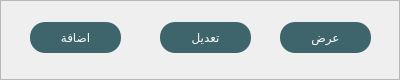
     <widget class="QFrame" name="frame_19">
      <property name="geometry">
       <rect>
        <x>440</x>
        <y>600</y>
        <width>400</width>
        <height>80</height>
       </rect>
      </property>
      <property name="styleSheet">
       <string notr="true">QPushButton{
background-color: rgb(62, 100, 108);
border:0px;
border-radius:15px;
	color: rgb(255, 255, 255);
	
	font: 14pt &quot;Ara Hamah Kilania&quot;;
}
QPushButton:pressed  {
background-color: rgb(150,150,150);
}</string>
      </property>
      <property name="frameShape">
       <enum>QFrame::StyledPanel</enum>
      </property>
      <property name="frameShadow">
       <enum>QFrame::Raised</enum>
      </property>
      <widget class="QPushButton" name="secEDIT">
       <property name="geometry">
        <rect>
         <x>160</x>
         <y>22</y>
         <width>91</width>
         <height>31</height>
        </rect>
       </property>
       <property name="text">
        <string>تعديل</string>
       </property>
      </widget>
      <widget class="QPushButton" name="secADD">
       <property name="geometry">
        <rect>
         <x>30</x>
         <y>22</y>
         <width>91</width>
         <height>31</height>
        </rect>
       </property>
       <property name="text">
        <string>اضافة</string>
       </property>
      </widget>
      <widget class="QPushButton" name="secVIEW">
       <property name="geometry">
        <rect>
         <x>280</x>
         <y>22</y>
         <width>91</width>
         <height>31</height>
        </rect>
       </property>
       <property name="text">
        <string>عرض</string>
       </property>
      </widget>
     </widget>
